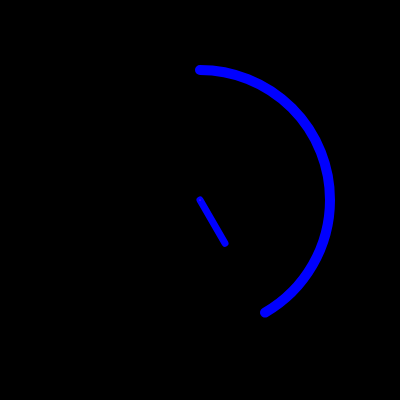
Frame 1 (no input)
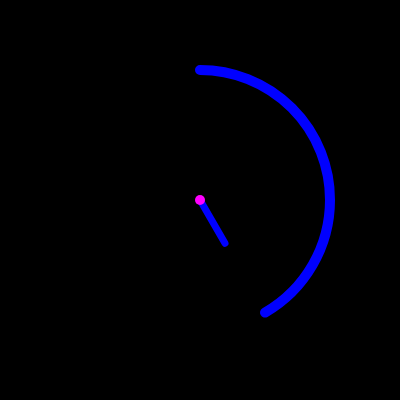
Frame 60 (no input)
Frame 120 (the mouse pressed at the canvas centre since frame 60): identical to frame 60, image omitted

The p5.js sketch that drew these frames (run headless with seeded random() and noise() and a simulated clock; from frame 60 on, the mouse is pressed at the canvas centre):

// p5.js sketch
// ── sketch.js
var hr, mn, sc;
var hrAngle, mnAngle, scAngle; 

function setup(){
    createCanvas(400,400); 
    //To use angle in Degrees
    angleMode(DEGREES);   
}

function draw(){
    background(0);

    //Translation and rotation 
    translate(200,200)
    rotate(-90)

    //Calculating time using predefined func from p5.js
    hr = hour();
    

    //To create ab iterative rotation
    
    hrAngle = map(hr % 12,0,12,0,360)

    //drawing seconds hand
  

    //drawing mins hand


    //drawing hr hand
    push();
    rotate(hrAngle);
    stroke(0,0,255);
    strokeWeight(7);
    line(0,0,50,0);
    pop()

    stroke(255,0,255);
    point(0,0)

    //drawing the arcs
    strokeWeight(10);
    noFill();
    //Seconds


    //Minutes
    
    
    //Hour
    stroke(0,0,255);
    arc(0,0,260,260,0,hrAngle);
}
